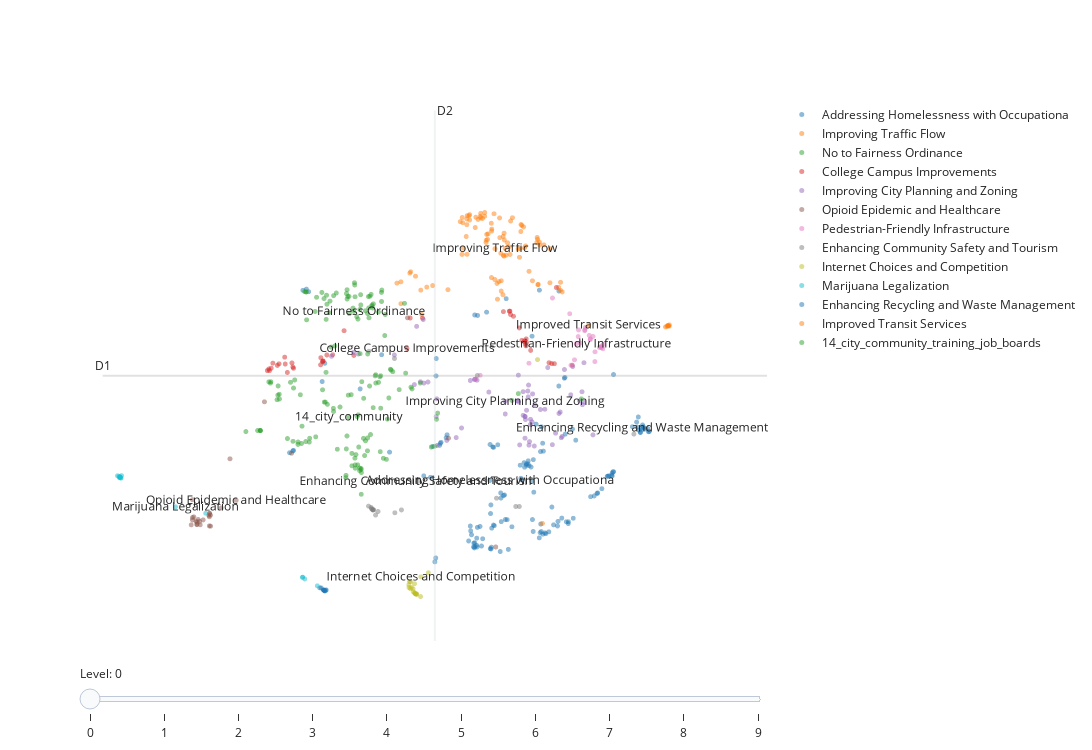

The notebook cell saved with this chart:
### Markdown cell above
### Hierarchical Organization of Comments

### Code cell
topic_model.visualize_hierarchical_documents(
    documents,
    hierarchical_topics,
    embeddings=embeddings,
    custom_labels=True,
    title='',
    width=1200,
)
